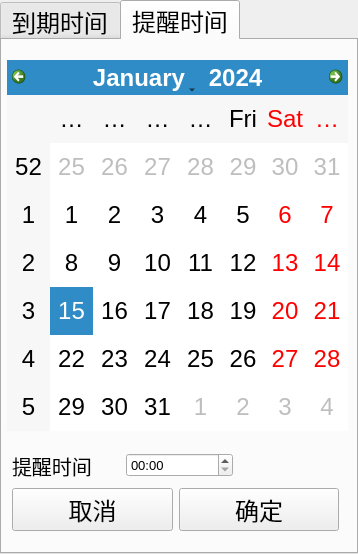
<?xml version="1.0" encoding="UTF-8"?>
<ui version="4.0">
 <class>ChooseDate</class>
 <widget class="QWidget" name="ChooseDate">
  <property name="geometry">
   <rect>
    <x>0</x>
    <y>0</y>
    <width>358</width>
    <height>554</height>
   </rect>
  </property>
  <property name="minimumSize">
   <size>
    <width>358</width>
    <height>554</height>
   </size>
  </property>
  <property name="maximumSize">
   <size>
    <width>358</width>
    <height>554</height>
   </size>
  </property>
  <property name="windowTitle">
   <string>Form</string>
  </property>
  <widget class="QTabWidget" name="tabWidget">
   <property name="geometry">
    <rect>
     <x>0</x>
     <y>0</y>
     <width>358</width>
     <height>554</height>
    </rect>
   </property>
   <property name="minimumSize">
    <size>
     <width>358</width>
     <height>554</height>
    </size>
   </property>
   <property name="maximumSize">
    <size>
     <width>358</width>
     <height>554</height>
    </size>
   </property>
   <property name="font">
    <font>
     <pointsize>18</pointsize>
     <kerning>true</kerning>
    </font>
   </property>
   <property name="tabPosition">
    <enum>QTabWidget::North</enum>
   </property>
   <property name="tabShape">
    <enum>QTabWidget::Rounded</enum>
   </property>
   <property name="currentIndex">
    <number>1</number>
   </property>
   <property name="iconSize">
    <size>
     <width>16</width>
     <height>16</height>
    </size>
   </property>
   <property name="elideMode">
    <enum>Qt::ElideMiddle</enum>
   </property>
   <property name="movable">
    <bool>false</bool>
   </property>
   <widget class="QWidget" name="tab">
    <attribute name="title">
     <string notr="true">到期时间</string>
    </attribute>
    <widget class="QCalendarWidget" name="selectDueDate">
     <property name="geometry">
      <rect>
       <x>5</x>
       <y>20</y>
       <width>341</width>
       <height>371</height>
      </rect>
     </property>
    </widget>
    <widget class="QWidget" name="horizontalLayoutWidget_2">
     <property name="geometry">
      <rect>
       <x>10</x>
       <y>430</y>
       <width>327</width>
       <height>80</height>
      </rect>
     </property>
     <layout class="QHBoxLayout" name="horizontalLayout_3">
      <item>
       <widget class="QPushButton" name="dueCancelButton">
        <property name="text">
         <string>取消</string>
        </property>
        <property name="iconSize">
         <size>
          <width>10</width>
          <height>10</height>
         </size>
        </property>
       </widget>
      </item>
      <item>
       <widget class="QPushButton" name="dueSureButton">
        <property name="text">
         <string>确定</string>
        </property>
       </widget>
      </item>
     </layout>
    </widget>
   </widget>
   <widget class="QWidget" name="RemindTime">
    <attribute name="title">
     <string notr="true">提醒时间</string>
    </attribute>
    <widget class="QCalendarWidget" name="remindDateEdit">
     <property name="geometry">
      <rect>
       <x>5</x>
       <y>20</y>
       <width>341</width>
       <height>371</height>
      </rect>
     </property>
    </widget>
    <widget class="QWidget" name="horizontalLayoutWidget">
     <property name="geometry">
      <rect>
       <x>10</x>
       <y>429</y>
       <width>327</width>
       <height>81</height>
      </rect>
     </property>
     <layout class="QHBoxLayout" name="horizontalLayout_2">
      <item>
       <widget class="QPushButton" name="remindCancelButton">
        <property name="text">
         <string>取消</string>
        </property>
        <property name="iconSize">
         <size>
          <width>10</width>
          <height>10</height>
         </size>
        </property>
       </widget>
      </item>
      <item>
       <widget class="QPushButton" name="remindSureButton">
        <property name="text">
         <string>确定</string>
        </property>
       </widget>
      </item>
     </layout>
    </widget>
    <widget class="QWidget" name="layoutWidget">
     <property name="geometry">
      <rect>
       <x>10</x>
       <y>390</y>
       <width>221</width>
       <height>71</height>
      </rect>
     </property>
     <layout class="QHBoxLayout" name="horizontalLayout">
      <item>
       <widget class="QLabel" name="label">
        <property name="font">
         <font>
          <pointsize>15</pointsize>
         </font>
        </property>
        <property name="text">
         <string>提醒时间</string>
        </property>
       </widget>
      </item>
      <item>
       <widget class="QTimeEdit" name="RemindTimeEdit">
        <property name="font">
         <font>
          <pointsize>10</pointsize>
         </font>
        </property>
        <property name="displayFormat">
         <string>hh:mm</string>
        </property>
       </widget>
      </item>
     </layout>
    </widget>
   </widget>
  </widget>
 </widget>
 <resources/>
 <connections/>
</ui>
